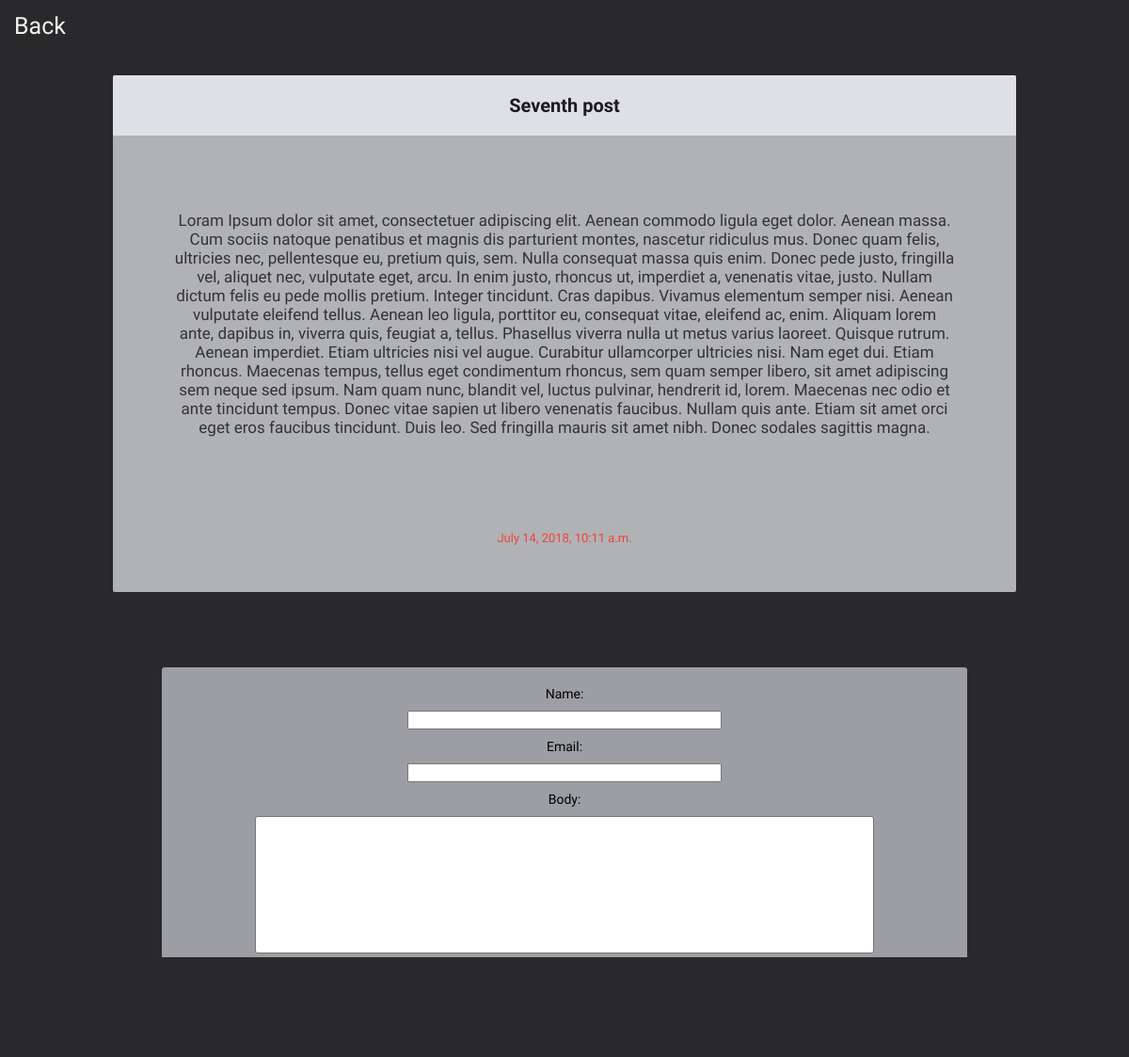
Screenshot of /20/ with the database file from the repository.
### blog/models.py (models this page shows, shortened)
class Post(models.Model):
	STATUS_CHOICES = (
		('draft', 'Draft'),
		('published', 'Published'),
	)
	title = models.CharField(max_length=250)
	slug = models.SlugField(max_length=250,
							unique_for_date='publish')
	author = models.ForeignKey(User,
							related_name='blog_posts', on_delete=models.CASCADE)
	body = models.TextField()
	publish = models.DateTimeField(default=timezone.now)
	created = models.DateTimeField(auto_now_add=True)
	updated = models.DateTimeField(auto_now=True)
	status = models.CharField(max_length=10,
							choices=STATUS_CHOICES,
							default='draft')
	objects = models.Manager() # The default manager.
	published = PublishedManager() # Our custom manager.
	class Meta:
		ordering = ('-publish',)

### blog/views.py (the view, shortened to what this page needs)
# urls.py: url(r'^(?P<pk>\d+)/$', views.PostDetailView.as_view(), name='post_detail'),
class PostDetailView(FormView):
	template_name = 'blog/post/detail.html'
	form_class = CommentForm
	success_url = '.'
	def get(self,request, pk):
		post = get_object_or_404(Post, pk=pk)
		comments = Comment.objects.filter(post=post, active=True)
		form = CommentForm()
		return render(request, 'blog/post/detail.html',
								{'comments': comments,
								'post':post,'form':form})

### blog/forms.py
class CommentForm(forms.ModelForm):
    class Meta:
        model = Comment
        fields = ('name', 'email', 'body')

### blog/templates/blog/post/detail.html (shortened to what this page needs)
{% load staticfiles %}
<!DOCTYPE html>
<html>
	<head>
		<link href="{% static "css/main.css" %}" rel="stylesheet">
	</head>
	<body class="landing">
		<div class="logo-text" style="font-family: 'Lobster Two', cursive">
			<a href="javascript:history.back()">Back</a>
		</div>
		<main class="post">
			<div>
				<div class="post-header">
					<h1>{{ post.title }}</h1>
				</div>
				{{ post.body|linebreaks }}
				<p class="date">
					{{ post.publish }}
				</p>
			</div>
		</main>
		<footer class="comments-background">
			<div class="comment_form">
				<form method="post">
					{{ form.as_p }}
					<input type="submit" value="Send" class="comment_form_send">
				</form>
			</div>
		</footer>
	</body>
</html>

### blog/static/css/main.css (style rules this page uses)
html, body, div, span, applet, object, iframe, h1, h2, h3, h4, h5, h6, p, blockquote, pre, a, abbr, acronym, address, big, cite, code, del, dfn, em, img, ins, kbd, q, s, samp, small, strike, strong, sub, sup, tt, var, b, u, i, center, dl, dt, dd, ol, ul, li, fieldset, form, label, legend, table, caption, tbody, tfoot, thead, tr, th, td, article, aside, canvas, details, embed, figure, figcaption, footer, header, hgroup, menu, nav, output, ruby, section, summary, time, mark, audio, video { margin: 0; padding: 0; border: 0; vertical-align: baseline; }
article, aside, details, figcaption, figure, footer, header, hgroup, menu, nav, section { display: block; }
body { -webkit-text-size-adjust: none; display: -moz-flex; display: -webkit-flex; display: -ms-flex; display: flex; -moz-flex-direction: column; -webkit-flex-direction: column; -ms-flex-direction: column; flex-direction: column; -moz-justify-content: center; -webkit-justify-content: center; -ms-justify-content: center; justify-content: center; cursor: default; height: 100vh; min-height: 35em; overflow-x: hidden; position: relative; text-align: center; background: #29292b url("https://images.wallpaperscraft.ru/image/paporotnik_listia_zelenyj_123899_3840x2160.jpg") no-repeat center center fixed; -webkit-background-size: cover; -moz-background-size: cover; -o-background-size: cover; background-size: cover; }
.logo-text { font-family: 'Lobster Two', cursive; width: auto; height: auto; margin-left: 15px; margin-top: 15px; text-decoration: none; display: block; overflow: hidden; font-size: 25px; color: #f4f5f2; left: 0; line-height: 1em; position: fixed; top: 0; }
.logo-text a { text-decoration: none; color: #f4f5f2; }
.landing { width: 100%; height: 100%; }
.post { background-color: rgba(235, 237, 243, 0.7); text-align: center; width: 80%; margin-left: auto; margin-right: auto; margin-top: 80px; margin-bottom: 20px; border-radius: 2px 2px 2px 2px; }
.post h1 { font-family: 'Ramabhadra', sans-serif; font-size: 20px; color: #1c1a21; }
.post p { font-family: 'Strait', sans-serif; text-align: center; margin: 0px 65px 50px 65px; font-size: 17px; color: #333333; }
.post .date { font-size: 13px; margin-top: 100px; color: #f0433a; }
.post-header { background-color: rgba(235, 237, 243, 0.8); padding: 20px 0px 20px 0px; margin-bottom: 80px; border-radius: 2px 2px 0 0; width: 100%; }
.comments-background { width: 80%; margin-left: auto; margin-right: auto; margin-top: 30px; margin-bottom: 30px; }
.comment_form { background-color: rgba(235, 237, 243, 0.6); width: 85%; margin-left: auto; margin-right: auto; margin-top: 30px; padding: 20px; margin-bottom: 30px; border-radius: 3px; }
.comment_form input { font-family: 'Strait', sans-serif; font-size: 12px; margin: 10px; margin-left: auto; margin-right: auto; width: 40%; display: block; }
.comment_form label { display: block; }
.comment_form_send { width: 5px; border-radius: 5px; padding: 5px; background-color: #232729; color: #ffffff; }
.comment_form textarea { font-family: 'Strait', sans-serif; resize: none; font-size: 12px; border-radius: 3px; margin: 10px; margin-left: auto; margin-right: auto; width: 80%; }
.comment_form label { font-family: 'Ramabhadra', sans-serif; margin-top: auto; margin-bottom: auto; font-size: 14px }

### rows the page displays
Post: title "Seventh post", body "Loram Ipsum dolor sit amet, consectetuer adipiscing elit. Aenean commodo ligula eget dolor. Aenean massa. Cum sociis natoque penatibus et magnis dis parturient montes, nascetur ridiculus mus. Donec quam felis, ultricies nec, pellentesque eu, pretium quis, sem. Nulla consequat massa quis enim. Donec pede justo, fringilla vel, aliquet nec, vulputate eget, arcu. In enim justo, rhoncus ut, imperdiet a, venenatis vitae, justo. Nullam dictum felis eu pede mollis pretium. Integer tincidunt. Cras dapibus. Vivamus elementum semper nisi. Aenean vulputate eleifend tellus. Aenean leo ligula, porttitor eu, consequat vitae, eleifend ac, enim. Aliquam lorem ante, dapibus in, viverra quis, feugiat a,…", publish "July 14, 2018, 10:11 a.m."
